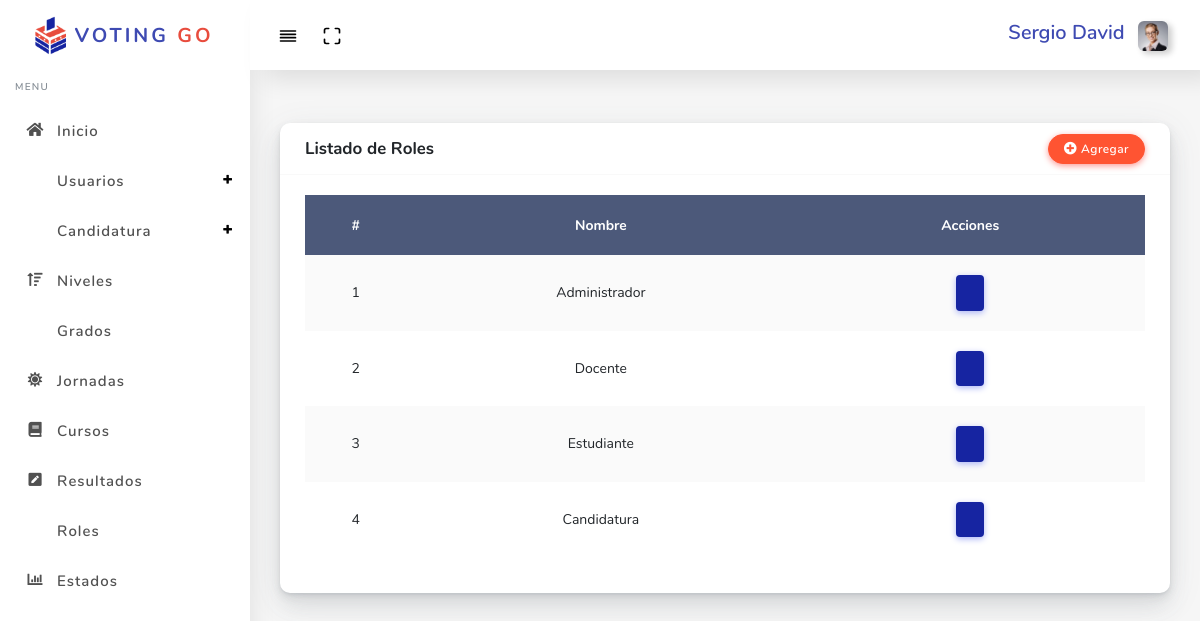
Screenshot of /?controller=role (signed in) with the database file from the repository.
### tables this page shows
CREATE TABLE `roles` (
  `id` int(11) NOT NULL,
  `role_name` varchar(20) NOT NULL
);

### controllers/RoleController.php (called while the page is built, shortened)
<?php
	require 'models/Role.php';
	class RoleController
	{
		private $model;
		public function __construct()
		{
			$this->model = new Role;
		}
		public function index()
		{
			require 'views/layout.php';
			$roles = $this->model->getAll();
			require 'views/role/listRole.php';
		}
	}

### models/Role.php (called while the page is built, shortened)
<?php
	class Role
	{
		private $pdo;
		public function __construct()
		{
			try {
				$this->pdo = new Database;
			} catch(PDOException $e) {
				die($e->getMessage());
			}
		}
		public function getAll()
		{
			try {
				$strSql = "SELECT * FROM roles r";
				$query = $this->pdo->select($strSql);
				return $query;
			} catch(PDOException $e) {
				die($e->getMessage());
			}
		}
	}

### providers/Database.php (called while the page is built, shortened)
<?php
class Database extends PDO
{
	public function select($strSql, $arrayData = array(), $fetchMode = PDO::FETCH_OBJ)
	{
		$query = $this->prepare($strSql);
		if(!$query->execute()) {
			echo "Error, la Consulta no se Realizó";
		} else {
			return $query->fetchAll($fetchMode);
		}
	}
}

### views/role/listRole.php (the view, shortened to what this page needs)
<link rel="stylesheet" href="assets/bundles/datatables/datatables.min.css">
<link rel="stylesheet" href="assets/bundles/datatables/DataTables-1.10.16/css/dataTables.bootstrap4.min.css">
<div class="main-content">
  <section class="section">
    <div class="section-body">
      <div class="row">
        <div class="col-12">
          <div class="card">
              <div class="card-header">
                  <h4>Listado de Roles</h4>
                    <button type="button" class="btn icon-left btn-danger ml-auto" data-toggle="modal" data-target="#basicModal"><i class="fas fa-plus-circle"></i> Agregar</button>
              </div>
              <div class="card-body">
              <div class="table-responsive">
              <table class="table table-striped" id="table-2">
                <thead>
                  <tr>
                    <th>#</th>
            				<th>Nombre</th>
            				<th>Acciones</th>
                  </tr>
                </thead>
                <tbody>
                  <?php foreach ($roles as $role) : ?>
                  <tr>
                    <td><?php echo $role->id ?></td>
                    <td><?php echo $role->role_name ?></td>
                    <td>
                      <div class="card-body">
                        <a href="?controller=role&method=edit&id=<?php echo $role->id ?>" type="button" class="btn btn-primary" data-toggle="modal" data-target="#basicModal<?php echo $role->id ?>">
                        </a>
                      </div>
                    </td>
                  </tr>
                      <?php endforeach ?>
                </tbody>
              </table>
              </div>
            </div>
          </div>
        </div>
      </div>
    </div>
  </section>
</div>

### assets/css/style2.css (style rules this page uses)
th { text-align: center; }
td { text-align: center; }

### rows the page displays
roles: id "1", role_name "Administrador"
roles: id "2", role_name "Docente"
roles: id "3", role_name "Estudiante"
roles: id "4", role_name "Candidatura"

### other values shown
$_SESSION['user']->name "Sergio David"
